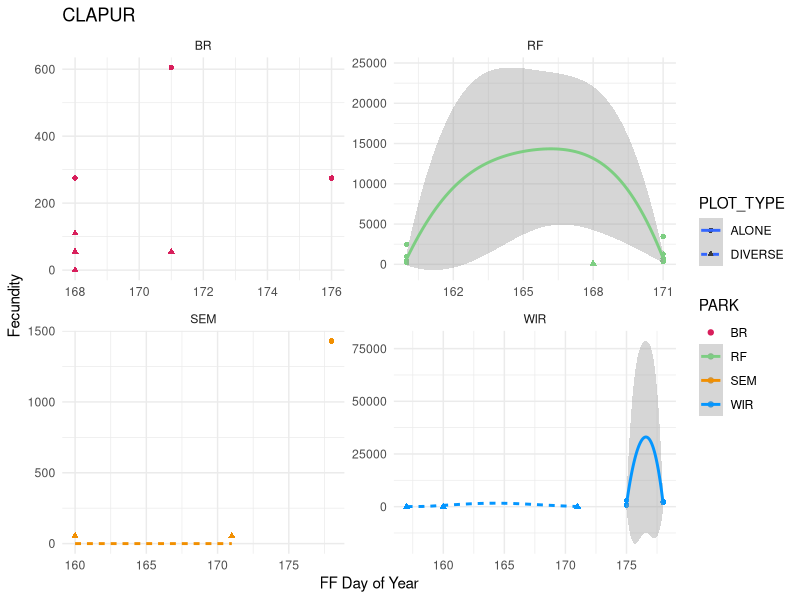
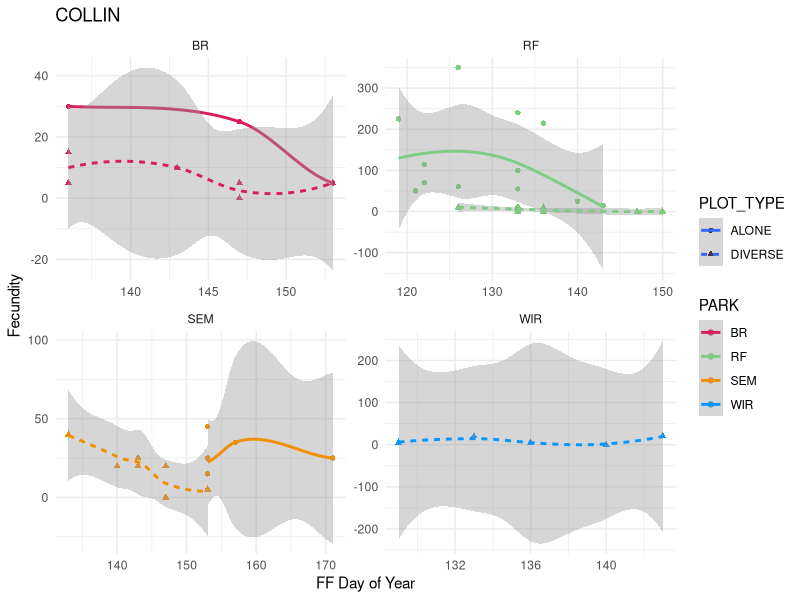
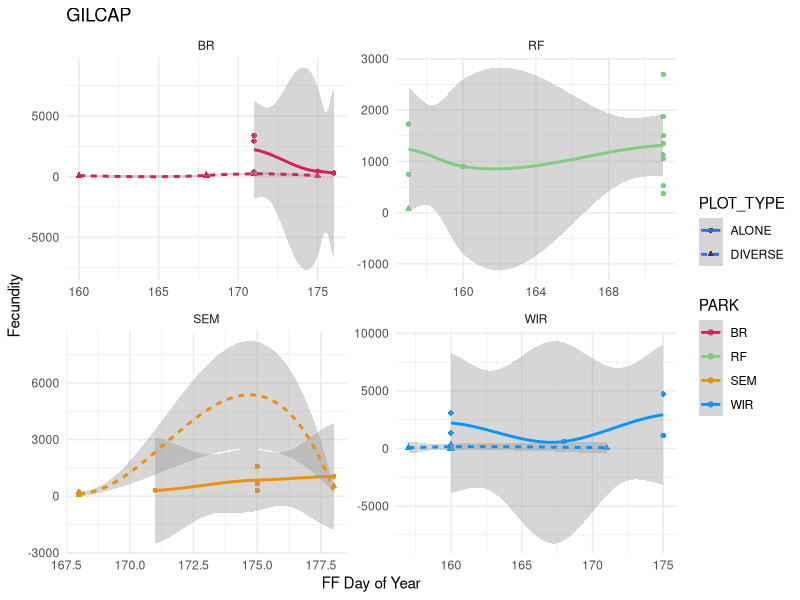
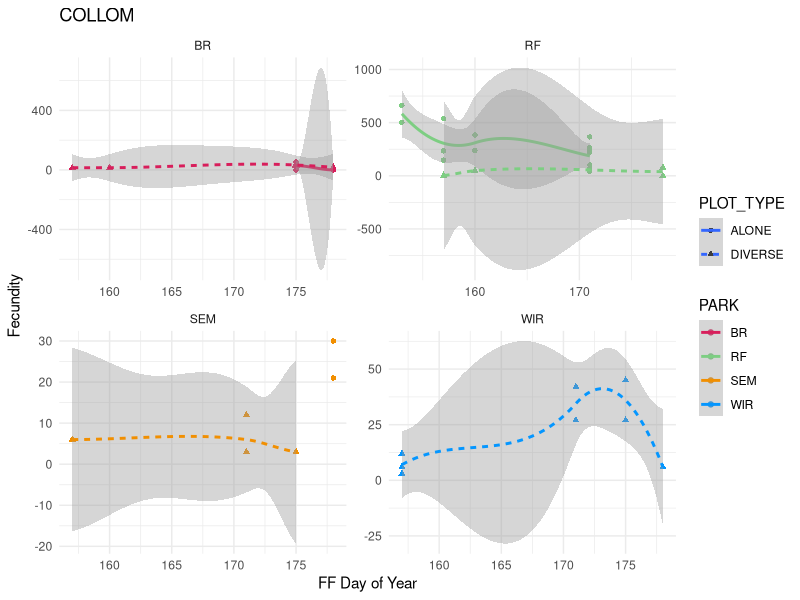
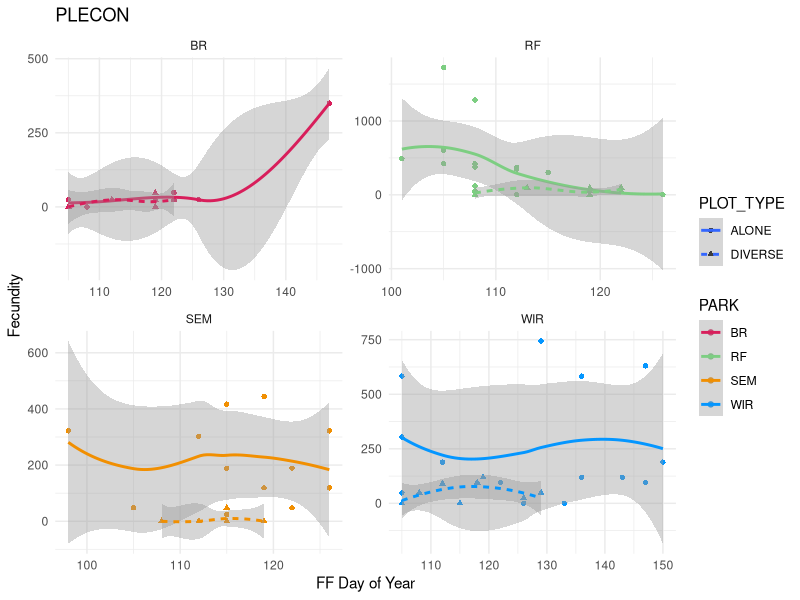
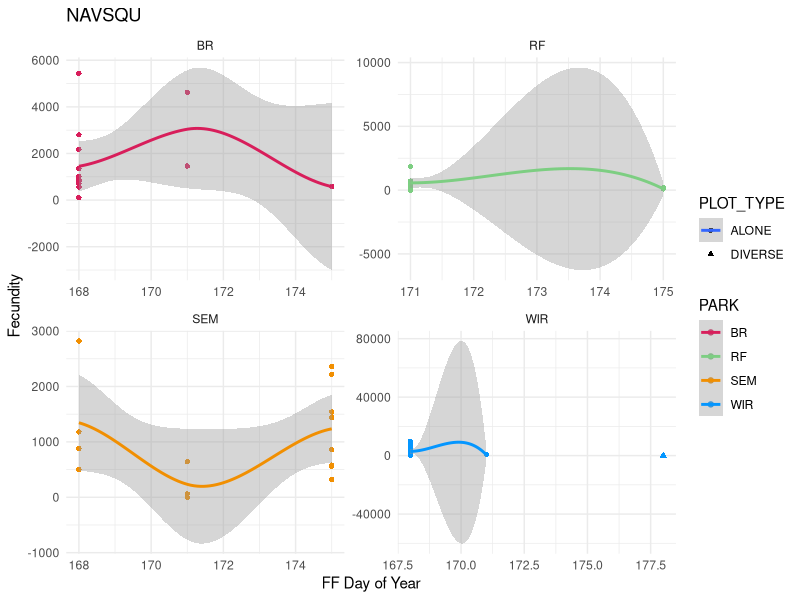
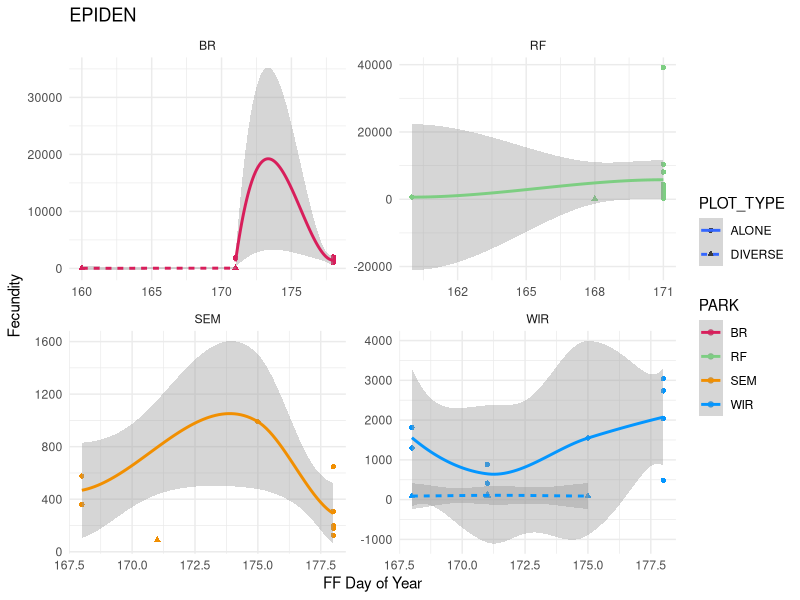
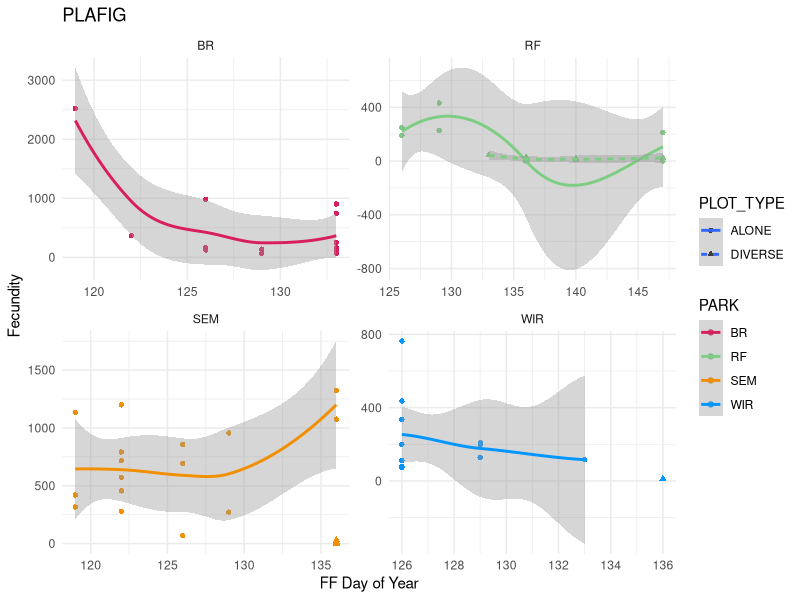

These charts were generated, in order, by the following R code:
library(tidyverse)
library(lubridate)

setwd("C:/Users/hmcLD/OneDrive/Desktop/Diez_Lab_Parks_Project")

fitness_25 <- read.csv("Data/2025/25_fitness.csv") %>% 
  select(1:16) %>%
  rename(c(PLOT_TYPE = PLOT, 
           PLOT = PLOT.1)) %>%
  filter(!grepl("gone", NOTES, ignore.case = TRUE))

ff_heights_25 <- read.csv("Data/2025/25_ff_heights.csv") %>% 
  select(1:10) %>%
  rename(c(PLOT_TYPE = PLOT, 
         FFHEIGHT = HEIGHT)) 

park_colors <- c(
  "BR"  = "#D81E5B",  # red
  "RF"  = "#7DCE82",  # green
  "WIR" = "#0496FF",  # blue
  "SEM" = "#F18F01"   # yellow
)

colnames(fitness_25)
colnames(ff_heights_25)

onset_fec <- left_join(
  fitness_25,
  ff_heights_25,
  by = c("PARK", "PLOT_TYPE", "SPECIES", "REP")) %>% 
  select(PARK, PLOT_TYPE, SPECIES, REP, HEIGHT, FINALSEED, FFDATE, FFHEIGHT) %>%
  drop_na(FINALSEED, FFDATE, FFHEIGHT) %>%
  mutate(FFDATE = mdy(FFDATE),
         doy = yday(FFDATE)) 

# onset_fec_zoom <- onset_fec %>%
#   mutate(FINALSEED = if_else(
#     (SPECIES %in% c("EPIDEN") & FINALSEED > 7500) | (SPECIES %in% c("PLECON") & FINALSEED > 1000),
#     NA, FINALSEED
#   )) %>% 
#   drop_na(FINALSEED)
# 
# ggplot(onset_fec_zoom, aes(x = doy, y = FINALSEED, color = PARK)) + 
#   scale_color_manual(values = park_colors) +
#   geom_point() + 
#   geom_smooth(se = FALSE) +
#   facet_wrap(~SPECIES, scales = "free") +
#   labs(
#     x = "FF Day of Year",
#     y = "Fecundity"
#   ) + theme_minimal()
  
CLAPUR <- onset_fec %>% filter(SPECIES == "CLAPUR") %>%
  ggplot(aes(x = doy, y = FINALSEED, linetype = PLOT_TYPE, color = PARK)) +
  geom_point(aes(shape = PLOT_TYPE)) +
  stat_smooth(formula = y ~ x + I(x^2)) +
  facet_wrap(~PARK, scales = "free") +
  scale_color_manual(values = park_colors) +
  labs(
         x = "FF Day of Year",
         y = "Fecundity",
         title = "CLAPUR") + 
  theme_minimal()

ggsave("Data/2025/figures/ff_fitness_clapur_25.jpeg", plot = CLAPUR, width = 8, height = 6, dpi = 300)

COLLIN <- onset_fec %>% filter(SPECIES == "COLLIN") %>%
  ggplot(aes(x = doy, y = FINALSEED, linetype = PLOT_TYPE, color = PARK)) +
  geom_point(aes(shape = PLOT_TYPE)) +
  geom_smooth(method = "loess", span = 1) +
  facet_wrap(~PARK, scales = "free") +
  scale_color_manual(values = park_colors) +
  labs(
    x = "FF Day of Year",
    y = "Fecundity",
    title = "COLLIN") + 
  theme_minimal()

ggsave("Data/2025/figures/ff_fitness_collin_25.jpeg", plot = COLLIN, width = 8, height = 6, dpi = 300)

GILCAP <- onset_fec %>% filter(SPECIES == "GILCAP") %>%
  ggplot(aes(x = doy, y = FINALSEED, linetype = PLOT_TYPE, color = PARK)) +
  geom_point(aes(shape = PLOT_TYPE)) +
  geom_smooth(method = "loess", span = 1) +
  facet_wrap(~PARK, scales = "free") +
  scale_color_manual(values = park_colors) +
  labs(
    x = "FF Day of Year",
    y = "Fecundity",
    title = "GILCAP") + 
  theme_minimal()

ggsave("Data/2025/figures/ff_fitness_gilcap_25.jpeg", plot = GILCAP, width = 8, height = 6, dpi = 300)

COLLOM <- onset_fec %>% filter(SPECIES == "COLLOM") %>%
  ggplot(aes(x = doy, y = FINALSEED, linetype = PLOT_TYPE, color = PARK)) +
  geom_point(aes(shape = PLOT_TYPE)) +
  geom_smooth(method = "loess", span = 1) +
  facet_wrap(~PARK, scales = "free") +
  scale_color_manual(values = park_colors) +
  labs(
    x = "FF Day of Year",
    y = "Fecundity",
    title = "COLLOM") + 
  theme_minimal()

ggsave("Data/2025/figures/ff_fitness_collom_25.jpeg", plot = COLLOM, width = 8, height = 6, dpi = 300)

PLECON <- onset_fec %>% filter(SPECIES == "PLECON") %>%
  ggplot(aes(x = doy, y = FINALSEED, linetype = PLOT_TYPE, color = PARK)) +
  geom_point(aes(shape = PLOT_TYPE)) +
  geom_smooth(method = "loess", span = 1) +
  facet_wrap(~PARK, scales = "free") +
  scale_color_manual(values = park_colors) +
  labs(
    x = "FF Day of Year",
    y = "Fecundity",
    title = "PLECON") + 
  theme_minimal()

ggsave("Data/2025/figures/ff_fitness_plecon_25.jpeg", plot = PLECON, width = 8, height = 6, dpi = 300)

NAVSQU <- onset_fec %>% filter(SPECIES == "NAVSQU") %>%
  ggplot(aes(x = doy, y = FINALSEED, linetype = PLOT_TYPE, color = PARK)) +
  geom_point(aes(shape = PLOT_TYPE)) +
  geom_smooth(method = "loess", span = 1) +
  facet_wrap(~PARK, scales = "free") +
  scale_color_manual(values = park_colors) +
  labs(
    x = "FF Day of Year",
    y = "Fecundity",
    title = "NAVSQU") + 
  theme_minimal()

ggsave("Data/2025/figures/ff_fitness_navsqu_25.jpeg", plot = NAVSQU, width = 8, height = 6, dpi = 300)

EPIDEN <- onset_fec %>% filter(SPECIES == "EPIDEN") %>%
  ggplot(aes(x = doy, y = FINALSEED, linetype = PLOT_TYPE, color = PARK)) +
  geom_point(aes(shape = PLOT_TYPE)) +
  geom_smooth(method = "loess", span = 1) +
  facet_wrap(~PARK, scales = "free") +
  scale_color_manual(values = park_colors) +
  labs(
    x = "FF Day of Year",
    y = "Fecundity",
    title = "EPIDEN") + 
  theme_minimal()

ggsave("Data/2025/figures/ff_fitness_epiden_25.jpeg", plot = EPIDEN, width = 8, height = 6, dpi = 300)

PLAFIG <- onset_fec %>% filter(SPECIES == "PLAFIG") %>%
  ggplot(aes(x = doy, y = FINALSEED, linetype = PLOT_TYPE, color = PARK)) +
  geom_point(aes(shape = PLOT_TYPE)) +
  geom_smooth(method = "loess", span = 1) +
  facet_wrap(~PARK, scales = "free") +
  scale_color_manual(values = park_colors) +
  labs(
    x = "FF Day of Year",
    y = "Fecundity",
    title = "PLAFIG") + 
  theme_minimal()

ggsave("Data/2025/figures/ff_fitness_plafig_25.jpeg", plot = PLAFIG, width = 8, height = 6, dpi = 300)

CLAPUR
COLLIN
GILCAP
COLLOM
PLECON
NAVSQU
EPIDEN
PLAFIG
